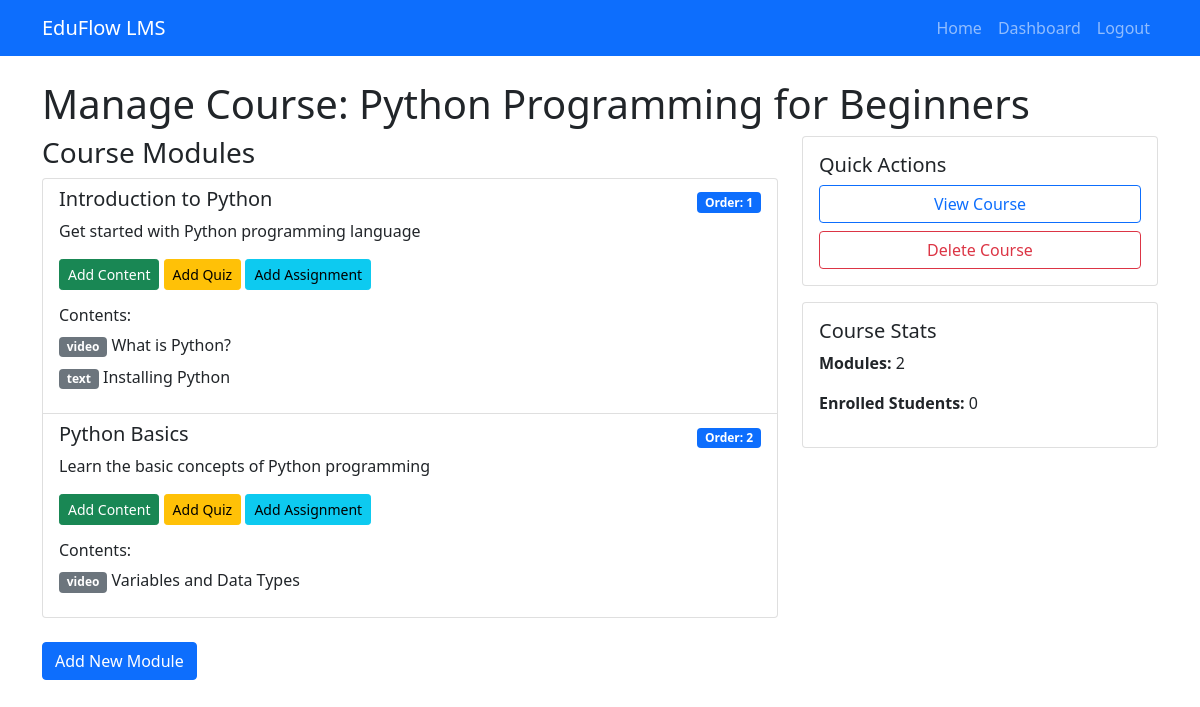
The app's page /course/1/manage (signed in) with its own data.
### models.py (models this page shows)
class Course(db.Model):
    id = db.Column(db.Integer, primary_key=True)
    title = db.Column(db.String(200), nullable=False)
    description = db.Column(db.Text, nullable=False)
    category = db.Column(db.String(100))
    thumbnail = db.Column(db.String(200))
    instructor_id = db.Column(db.Integer, db.ForeignKey('user.id'), nullable=False)
    created_at = db.Column(db.DateTime, default=datetime.utcnow)
    modules = db.relationship('Module', backref='course', lazy=True, cascade='all, delete-orphan')
    enrollments = db.relationship('Enrollment', backref='course', lazy=True)

class Module(db.Model):
    id = db.Column(db.Integer, primary_key=True)
    title = db.Column(db.String(200), nullable=False)
    description = db.Column(db.Text)
    order = db.Column(db.Integer, nullable=False)
    course_id = db.Column(db.Integer, db.ForeignKey('course.id'), nullable=False)
    contents = db.relationship('Content', backref='module', lazy=True, cascade='all, delete-orphan')
    quizzes = db.relationship('Quiz', backref='module', lazy=True, cascade='all, delete-orphan')
    assignments = db.relationship('Assignment', backref='module', lazy=True, cascade='all, delete-orphan')

class Content(db.Model):
    id = db.Column(db.Integer, primary_key=True)
    title = db.Column(db.String(200), nullable=False)
    content_type = db.Column(db.String(50))  # 'video', 'text', 'pdf'
    content_url = db.Column(db.String(500))  # For video embeds/file paths
    content_text = db.Column(db.Text)  # For text content
    order = db.Column(db.Integer, nullable=False)
    module_id = db.Column(db.Integer, db.ForeignKey('module.id'), nullable=False)
    completions = db.relationship('ContentCompletion', backref='content', lazy=True)

### app.py (the view)
@app.route('/course/<int:course_id>/manage')
@login_required
def manage_course(course_id):
    course = Course.query.get_or_404(course_id)
    if course.instructor_id != current_user.id:
        abort(403)
    return render_template('manage_course.html', course=course)

### app.py (called while the page is built)
@login_manager.user_loader
def load_user(user_id):
    return User.query.get(int(user_id))

### templates/manage_course.html (shortened to what this page needs)
{% extends "base.html" %}
{% block content %}
<h1>Manage Course: {{ course.title }}</h1>
<div class="row">
    <div class="col-md-8">
        <h3>Course Modules</h3>
        <div class="list-group mb-4">
            {% for module in course.modules|sort(attribute='order') %}
                <div class="list-group-item">
                    <div class="d-flex justify-content-between align-items-center">
                        <h5>{{ module.title }}</h5>
                        <span class="badge bg-primary">Order: {{ module.order }}</span>
                    </div>
                    <p>{{ module.description }}</p>
                    <div class="mt-3">
                        <a href="{{ url_for('add_content', module_id=module.id) }}" class="btn btn-sm btn-success">Add Content</a>
                        <a href="{{ url_for('add_quiz', module_id=module.id) }}" class="btn btn-sm btn-warning">Add Quiz</a>
                        <a href="{{ url_for('add_assignment', module_id=module.id) }}" class="btn btn-sm btn-info">Add Assignment</a>
                    </div>
                    {% if module.contents %}
                        <h6 class="mt-3">Contents:</h6>
                        <ul class="list-unstyled">
                            {% for content in module.contents|sort(attribute='order') %}
                                <li class="mb-2">
                                    <span class="badge bg-secondary">{{ content.content_type }}</span>
                                    {{ content.title }}
                                </li>
                            {% endfor %}
                        </ul>
                    {% endif %}
                </div>
            {% endfor %}
        </div>
        <a href="{{ url_for('add_module', course_id=course.id) }}" class="btn btn-primary">Add New Module</a>
    </div>
    <div class="col-md-4">
        <div class="card">
            <div class="card-body">
                <h5 class="card-title">Quick Actions</h5>
                <div class="d-grid gap-2">
                    <a href="{{ url_for('view_course', course_id=course.id) }}" class="btn btn-outline-primary">View Course</a>
                    <a href="#" class="btn btn-outline-danger">Delete Course</a>
                </div>
            </div>
        </div>
        <div class="card mt-3">
            <div class="card-body">
                <h5 class="card-title">Course Stats</h5>
                <p><strong>Modules:</strong> {{ course.modules|length }}</p>
                <p><strong>Enrolled Students:</strong> {{ course.enrollments|length }}</p>
            </div>
        </div>
    </div>
</div>
{% endblock %}

### records on screen
Course: title "Python Programming for Beginners"
Module: title "Introduction to Python", order "1", description "Get started with Python programming language"
Content: content_type "video", title "What is Python?"
Content: content_type "text", title "Installing Python"
Module: title "Python Basics", order "2", description "Learn the basic concepts of Python programming"
Content: content_type "video", title "Variables and Data Types"

### other values on screen
{{ course.modules|length }} "2"
{{ course.enrollments|length }} "0"
